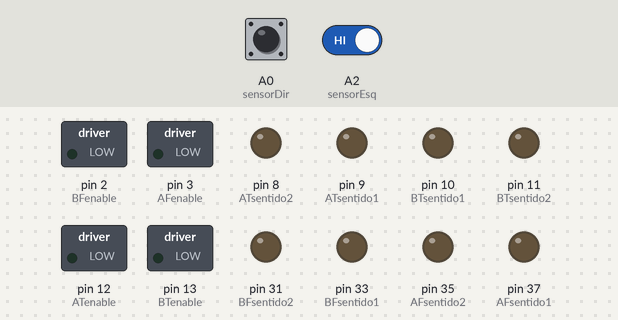
This sketch was run on a simulated Arduino Mega 2560, built with avr-gcc and run on an emulated ATmega2560. Shown: switched loads named in the sketch (green lamp = pin HIGH), output pins drawn as LEDs (lit = HIGH). Inputs (shaded band) come from the test bench; at power-on: A0 (sensorDir) HIGH, A2 (sensorEsq) HIGH.

Above: at 1.2 s.
1.3 s: A0 (sensorDir) driven LOW
At 2.5 s:
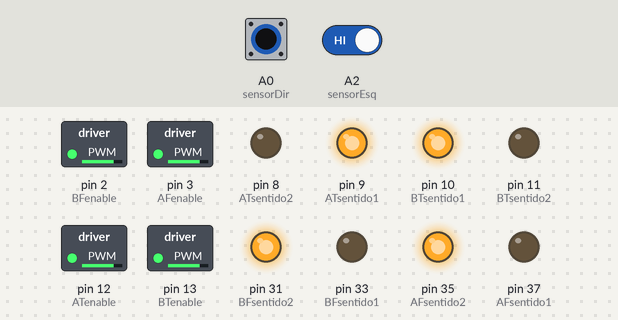
2.8 s: A2 (sensorEsq) driven LOW
At 3.9 s:
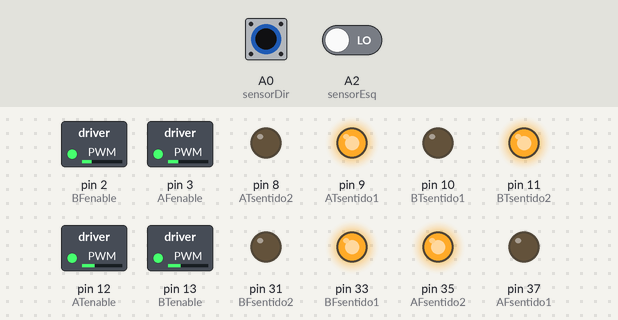
4.4 s: A0 (sensorDir) driven HIGH
At 5.0 s:
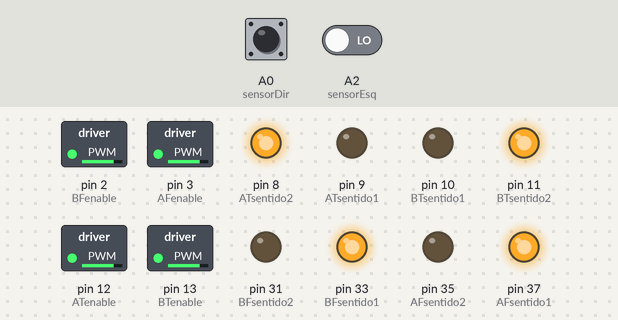
5.9 s: A2 (sensorEsq) driven HIGH
At 6.2 s:
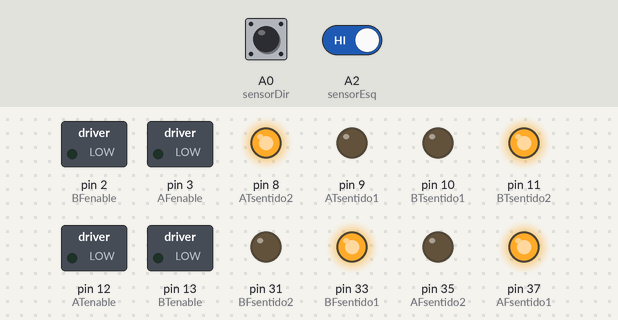
7.4 s: A0 (sensorDir) pulsed LOW 2 times (0.12 s each, 0.3 s apart)
At 8.9 s:
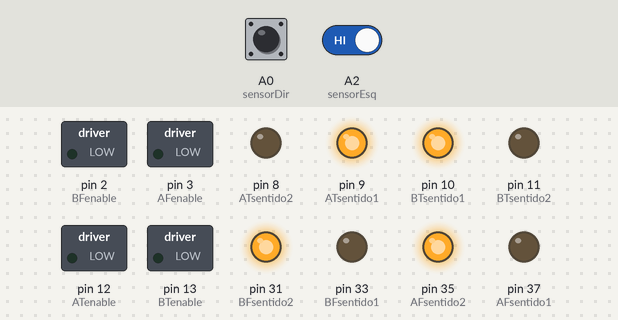
Timing chart, 0 to 10.4 s (numbered marks = the images above; inputs shaded):
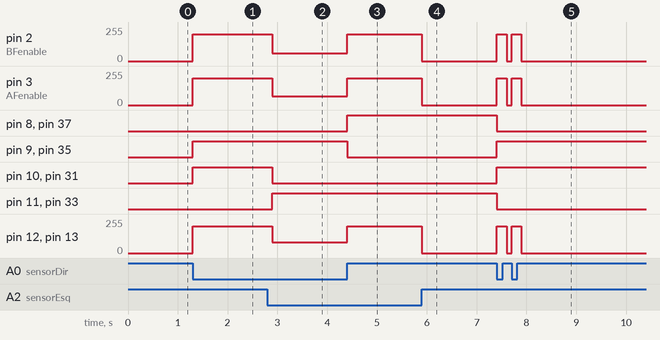

Measured:
- after the input at 1.3 s, pin 2 (BFenable), pin 3 (AFenable), pin 12 (ATenable), pin 13 (BTenable): 0/255 → 200/255 at once; pin 9 (ATsentido1), pin 10 (BTsentido1), pin 31 (BFsentido2), pin 35 (AFsentido2): LOW → HIGH at once
- after the input at 2.8 s, pin 2 (BFenable): 200/255 → 60/255 after 0.10 s; pin 3 (AFenable): 200/255 → 65/255 after 0.10 s; pin 10 (BTsentido1), pin 31 (BFsentido2): HIGH → LOW after 0.10 s; pin 11 (BTsentido2), pin 33 (BFsentido1): LOW → HIGH after 0.10 s; pin 12 (ATenable), pin 13 (BTenable): 200/255 → 80/255 after 0.10 s
- after the input at 4.4 s, pin 2 (BFenable): 60/255 → 200/255 at once; pin 3 (AFenable): 65/255 → 200/255 at once; pin 8 (ATsentido2), pin 37 (AFsentido1): LOW → HIGH at once; pin 9 (ATsentido1), pin 35 (AFsentido2): HIGH → LOW at once; pin 12 (ATenable), pin 13 (BTenable): 80/255 → 200/255 at once
- after the input at 5.9 s, pin 2 (BFenable), pin 3 (AFenable), pin 12 (ATenable), pin 13 (BTenable): 200/255 → 0/255 at once
- after the input at 7.4 s, pin 2 (BFenable), pin 3 (AFenable): alternates 200/255 for 0.20 s and 0/255 for 0.10 s, 4 changes in all, then stays 0/255, starting at once

The sketch:

giro_motor_duploMOTORDUPLOOLARAQUI.ino
```cpp
const byte AFsentido1 = 37, AFsentido2 = 35, AFenable =  3, BFsentido1 = 33, BFsentido2 = 31, BFenable = 2;
const byte ATsentido1 = 9, ATsentido2 = 8 , ATenable =  12, BTsentido1 = 10, BTsentido2 = 11, BTenable = 13;
const byte sensorEsq =A2, sensorDir = A0; //adicionar numeros
byte esq, dir;

const byte trigger = 45;
const byte echo = 47;
float duration, distance;

void setup() {
  ///////////////////////////
  //ultrasom
  pinMode(trigger, OUTPUT);
  pinMode(echo, INPUT);


  Serial.begin(9600);
  ///////////////////////////
  //sensor infravermelhos
  pinMode(sensorEsq, INPUT);
  pinMode(sensorDir, INPUT);

  ///////////////////////////
  //motor da frente
  pinMode(AFsentido1, OUTPUT);
  pinMode(AFsentido2, OUTPUT);

  pinMode(BFsentido1, OUTPUT);
  pinMode(BFsentido2, OUTPUT);

  pinMode(AFenable, OUTPUT);


  pinMode(BFenable, OUTPUT);


  ////////////////////////////
  //motor de trás
  pinMode(ATsentido1, OUTPUT);
  pinMode(ATsentido2, OUTPUT);

  pinMode(BTsentido1, OUTPUT);
  pinMode(BTsentido2, OUTPUT);

  pinMode(ATenable, OUTPUT);

  pinMode(BTenable, OUTPUT);

}

void frente(){
  digitalWrite(BFsentido1, HIGH);
  digitalWrite(BFsentido2, LOW);
  analogWrite(BFenable, 60);

  digitalWrite(AFsentido1, LOW);
  digitalWrite(AFsentido2, HIGH);
  analogWrite(AFenable, 65);

  digitalWrite(BTsentido1, LOW);
  digitalWrite(BTsentido2, HIGH);
  analogWrite(BTenable, 80); //ok

  digitalWrite(ATsentido1, HIGH);
  digitalWrite(ATsentido2, LOW);
  analogWrite(ATenable,80); //OK
}

void re(){
  digitalWrite(BFsentido1, LOW);
  digitalWrite(BFsentido2, HIGH);
  analogWrite(BFenable, 64);

  digitalWrite(AFsentido1, HIGH);
  digitalWrite(AFsentido2, LOW);
  analogWrite(AFenable, 76);

  digitalWrite(BTsentido1, HIGH);
  digitalWrite(BTsentido2, LOW);
  analogWrite(BTenable, 85); //ok

  digitalWrite(ATsentido1, LOW);
  digitalWrite(ATsentido2, HIGH);
  analogWrite(ATenable, 80); //OK
}

void esquerda(){

  digitalWrite(BFsentido1, LOW);
  digitalWrite(BFsentido2, HIGH);
  analogWrite(BFenable, 200);

  digitalWrite(BTsentido1, HIGH);
  digitalWrite(BTsentido2, LOW);
  analogWrite(BTenable, 200);

  digitalWrite(AFsentido1, LOW);
  digitalWrite(AFsentido2, HIGH);
  analogWrite(AFenable, 200);

  digitalWrite(ATsentido1, HIGH);
  digitalWrite(ATsentido2, LOW);
  analogWrite(ATenable, 200);

  delay(200);
}

void direita(){
  digitalWrite(AFsentido1, HIGH);
  digitalWrite(AFsentido2, LOW);

  digitalWrite(ATsentido1, LOW);
  digitalWrite(ATsentido2, HIGH);

  analogWrite(AFenable, 200);
  analogWrite(ATenable, 200);

  digitalWrite(BFsentido1, HIGH);
  digitalWrite(BFsentido2, LOW);
  analogWrite(BFenable, 200);

  digitalWrite(BTsentido1, LOW);
  digitalWrite(BTsentido2, HIGH);
  analogWrite(BTenable, 200);

  delay(250);
}

void parar(){
  analogWrite(ATenable, 0);
  analogWrite(AFenable, 0);
  analogWrite(BTenable, 0);
  analogWrite(BFenable, 0);
}

void som(){
  digitalWrite(trigger, LOW);
  delayMicroseconds(2);
  digitalWrite(trigger, HIGH);
  delayMicroseconds(10);
  digitalWrite(trigger, LOW);
  duration = pulseIn(echo, HIGH);
  distance = (duration*.0343)/2;
  delay(100);

  if(distance<15){
    re();
    delay(500);
    esquerda();
    delay(500);
    direita();
    delay(500);
  }
}

void loop() {
  esq = digitalRead(sensorEsq);
  dir = digitalRead(sensorDir);

  if(esq == LOW && dir == LOW){ //BRANCO BRANCO | RETO
    frente();
  }else if((esq == LOW)&&(dir == HIGH)){ // BRANCO PRETO | CURVA PRA DIREITA
    direita();
  }else if(esq == HIGH && dir == LOW){ // PRETO BRANCO | CURVA PRA ESQUERDA
    esquerda();
  }else{
    parar();
  }

  /*
  Serial.print("esq: ");
  Serial.print(esq);
  Serial.print(" dir: ");
  Serial.println(dir);

  Serial.print("Distancia: ");
  Serial.println(distance);
  */
} 
```
